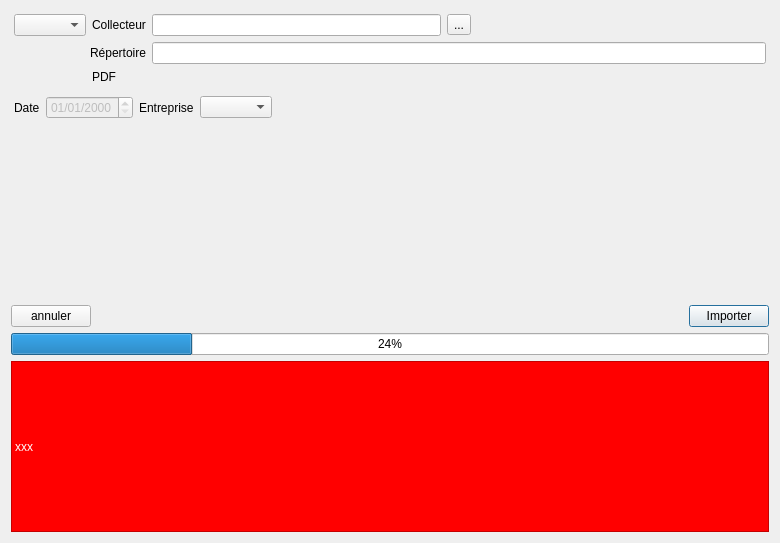
<?xml version="1.0" encoding="UTF-8"?>
<ui version="4.0">
 <class>DataBrowserDialog</class>
 <widget class="QDialog" name="DataBrowserDialog">
  <property name="geometry">
   <rect>
    <x>0</x>
    <y>0</y>
    <width>780</width>
    <height>543</height>
   </rect>
  </property>
  <property name="windowTitle">
   <string>Wincan 2 QGEP</string>
  </property>
  <layout class="QGridLayout" name="gridLayout">
   <item row="5" column="2">
    <widget class="QPushButton" name="importButton">
     <property name="text">
      <string>Importer</string>
     </property>
    </widget>
   </item>
   <item row="5" column="1">
    <spacer name="horizontalSpacer">
     <property name="orientation">
      <enum>Qt::Horizontal</enum>
     </property>
     <property name="sizeHint" stdset="0">
      <size>
       <width>40</width>
       <height>20</height>
      </size>
     </property>
    </spacer>
   </item>
   <item row="5" column="0">
    <widget class="QPushButton" name="cancelButton">
     <property name="text">
      <string>annuler</string>
     </property>
    </widget>
   </item>
   <item row="4" column="0" colspan="3">
    <widget class="SectionWidget" name="sectionWidget" native="true">
     <layout class="QGridLayout" name="gridLayout_2">
      <property name="leftMargin">
       <number>0</number>
      </property>
      <property name="topMargin">
       <number>0</number>
      </property>
      <property name="rightMargin">
       <number>0</number>
      </property>
      <property name="bottomMargin">
       <number>0</number>
      </property>
     </layout>
    </widget>
   </item>
   <item row="2" column="0" colspan="3">
    <widget class="QWidget" name="widget" native="true">
     <property name="sizePolicy">
      <sizepolicy hsizetype="Preferred" vsizetype="Maximum">
       <horstretch>0</horstretch>
       <verstretch>0</verstretch>
      </sizepolicy>
     </property>
     <layout class="QGridLayout" name="gridLayout_3">
      <property name="leftMargin">
       <number>3</number>
      </property>
      <property name="topMargin">
       <number>3</number>
      </property>
      <property name="rightMargin">
       <number>3</number>
      </property>
      <property name="bottomMargin">
       <number>3</number>
      </property>
      <item row="1" column="0">
       <widget class="QLabel" name="label_2">
        <property name="text">
         <string>Date</string>
        </property>
       </widget>
      </item>
      <item row="1" column="5">
       <spacer name="horizontalSpacer_2">
        <property name="orientation">
         <enum>Qt::Horizontal</enum>
        </property>
        <property name="sizeHint" stdset="0">
         <size>
          <width>40</width>
          <height>20</height>
         </size>
        </property>
       </spacer>
      </item>
      <item row="1" column="3">
       <widget class="QLabel" name="label">
        <property name="text">
         <string>Entreprise</string>
        </property>
       </widget>
      </item>
      <item row="1" column="1">
       <widget class="QDateTimeEdit" name="dateTimeEdit">
        <property name="enabled">
         <bool>false</bool>
        </property>
        <property name="displayFormat">
         <string notr="true">dd/MM/yyyy</string>
        </property>
        <property name="calendarPopup">
         <bool>false</bool>
        </property>
       </widget>
      </item>
      <item row="1" column="4">
       <widget class="QComboBox" name="operatingCompanyComboBox"/>
      </item>
     </layout>
    </widget>
   </item>
   <item row="1" column="0" colspan="3">
    <widget class="QWidget" name="widget_2" native="true">
     <property name="sizePolicy">
      <sizepolicy hsizetype="Preferred" vsizetype="Maximum">
       <horstretch>0</horstretch>
       <verstretch>0</verstretch>
      </sizepolicy>
     </property>
     <layout class="QGridLayout" name="gridLayout_4">
      <property name="leftMargin">
       <number>3</number>
      </property>
      <property name="topMargin">
       <number>3</number>
      </property>
      <property name="rightMargin">
       <number>3</number>
      </property>
      <property name="bottomMargin">
       <number>3</number>
      </property>
      <item row="0" column="2">
       <widget class="QLineEdit" name="channelNameEdit"/>
      </item>
      <item row="1" column="2" colspan="3">
       <widget class="QLineEdit" name="data_path_line_edit"/>
      </item>
      <item row="0" column="0">
       <widget class="QComboBox" name="projectCombo"/>
      </item>
      <item row="0" column="3">
       <widget class="QToolButton" name="searchButton">
        <property name="text">
         <string>...</string>
        </property>
        <property name="icon">
         <iconset resource="../resources.qrc">
          <normaloff>:/plugins/wincan2qgep/icons/magnifier13.svg</normaloff>:/plugins/wincan2qgep/icons/magnifier13.svg</iconset>
        </property>
       </widget>
      </item>
      <item row="0" column="1">
       <widget class="QLabel" name="label_3">
        <property name="text">
         <string>Collecteur</string>
        </property>
       </widget>
      </item>
      <item row="1" column="0" colspan="2">
       <widget class="QLabel" name="label_4">
        <property name="text">
         <string>Répertoire</string>
        </property>
        <property name="alignment">
         <set>Qt::AlignRight|Qt::AlignTrailing|Qt::AlignVCenter</set>
        </property>
       </widget>
      </item>
      <item row="0" column="4">
       <spacer name="horizontalSpacer_3">
        <property name="orientation">
         <enum>Qt::Horizontal</enum>
        </property>
        <property name="sizeHint" stdset="0">
         <size>
          <width>40</width>
          <height>20</height>
         </size>
        </property>
       </spacer>
      </item>
      <item row="2" column="2">
       <widget class="QgsFileWidget" name="pdf_path_widget" native="true">
        <property name="useLink" stdset="0">
         <bool>true</bool>
        </property>
        <property name="filter" stdset="0">
         <string>*.pdf</string>
        </property>
       </widget>
      </item>
      <item row="2" column="1">
       <widget class="QLabel" name="label_5">
        <property name="text">
         <string>PDF</string>
        </property>
       </widget>
      </item>
     </layout>
    </widget>
   </item>
   <item row="7" column="0" colspan="3">
    <widget class="QProgressBar" name="progressBar">
     <property name="value">
      <number>24</number>
     </property>
    </widget>
   </item>
   <item row="9" column="0" colspan="3">
    <widget class="QLabel" name="cannotImportLabel">
     <property name="autoFillBackground">
      <bool>false</bool>
     </property>
     <property name="styleSheet">
      <string notr="true">background-color: red; color:white;</string>
     </property>
     <property name="frameShape">
      <enum>QFrame::StyledPanel</enum>
     </property>
     <property name="frameShadow">
      <enum>QFrame::Sunken</enum>
     </property>
     <property name="lineWidth">
      <number>3</number>
     </property>
     <property name="text">
      <string>xxx</string>
     </property>
     <property name="scaledContents">
      <bool>false</bool>
     </property>
     <property name="margin">
      <number>5</number>
     </property>
    </widget>
   </item>
  </layout>
 </widget>
 <customwidgets>
  <customwidget>
   <class>QgsFileWidget</class>
   <extends>QWidget</extends>
   <header>qgis.gui</header>
  </customwidget>
  <customwidget>
   <class>SectionWidget</class>
   <extends>QWidget</extends>
   <header location="global">wincan2qgep.gui.sectionwidget</header>
   <container>1</container>
  </customwidget>
 </customwidgets>
 <resources>
  <include location="../resources.qrc"/>
 </resources>
 <connections>
  <connection>
   <sender>channelNameEdit</sender>
   <signal>returnPressed()</signal>
   <receiver>searchButton</receiver>
   <slot>click()</slot>
   <hints>
    <hint type="sourcelabel">
     <x>452</x>
     <y>43</y>
    </hint>
    <hint type="destinationlabel">
     <x>486</x>
     <y>38</y>
    </hint>
   </hints>
  </connection>
 </connections>
</ui>
